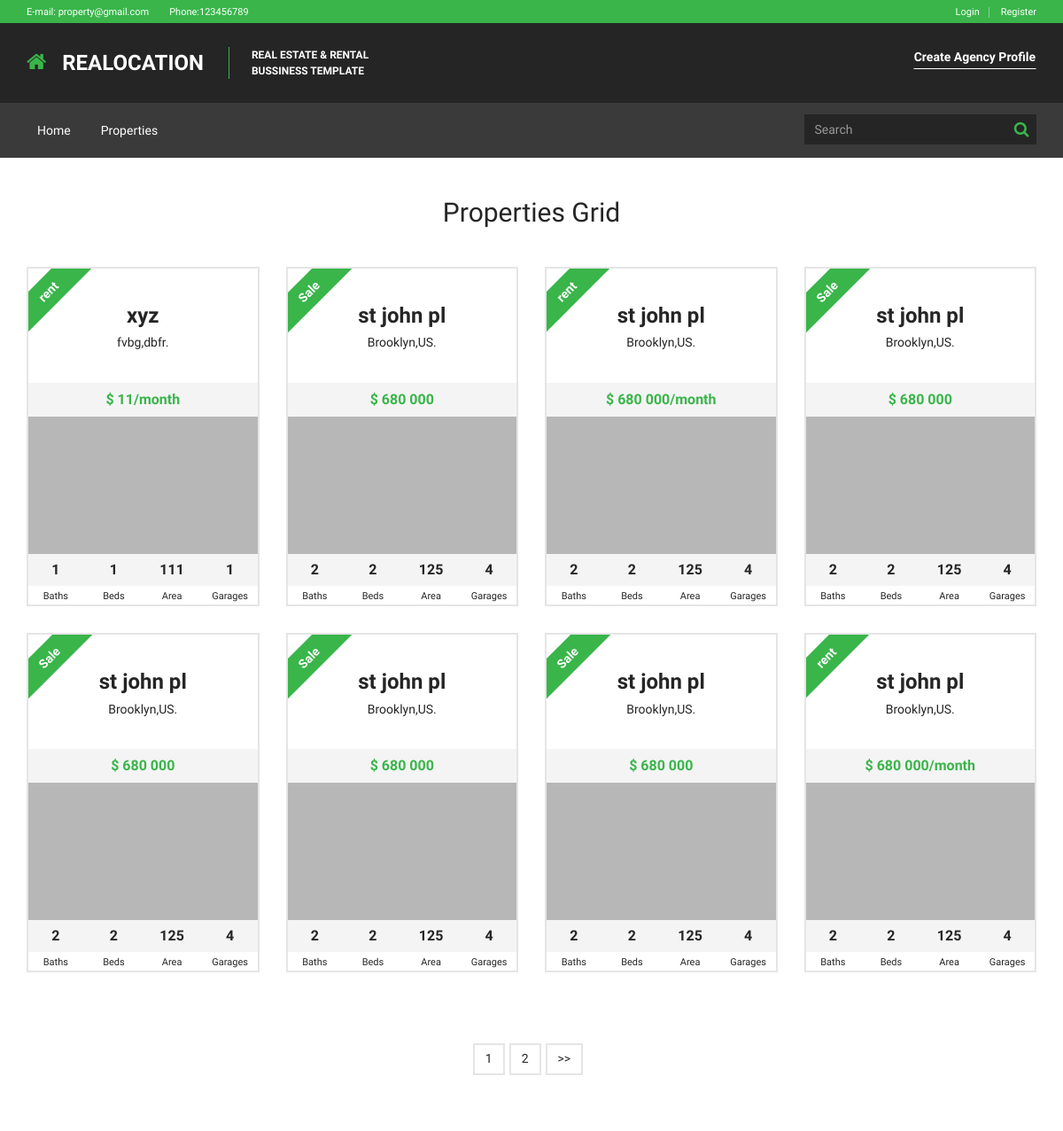
/properties/ (upper part), run on an earlier commit of the app's database.
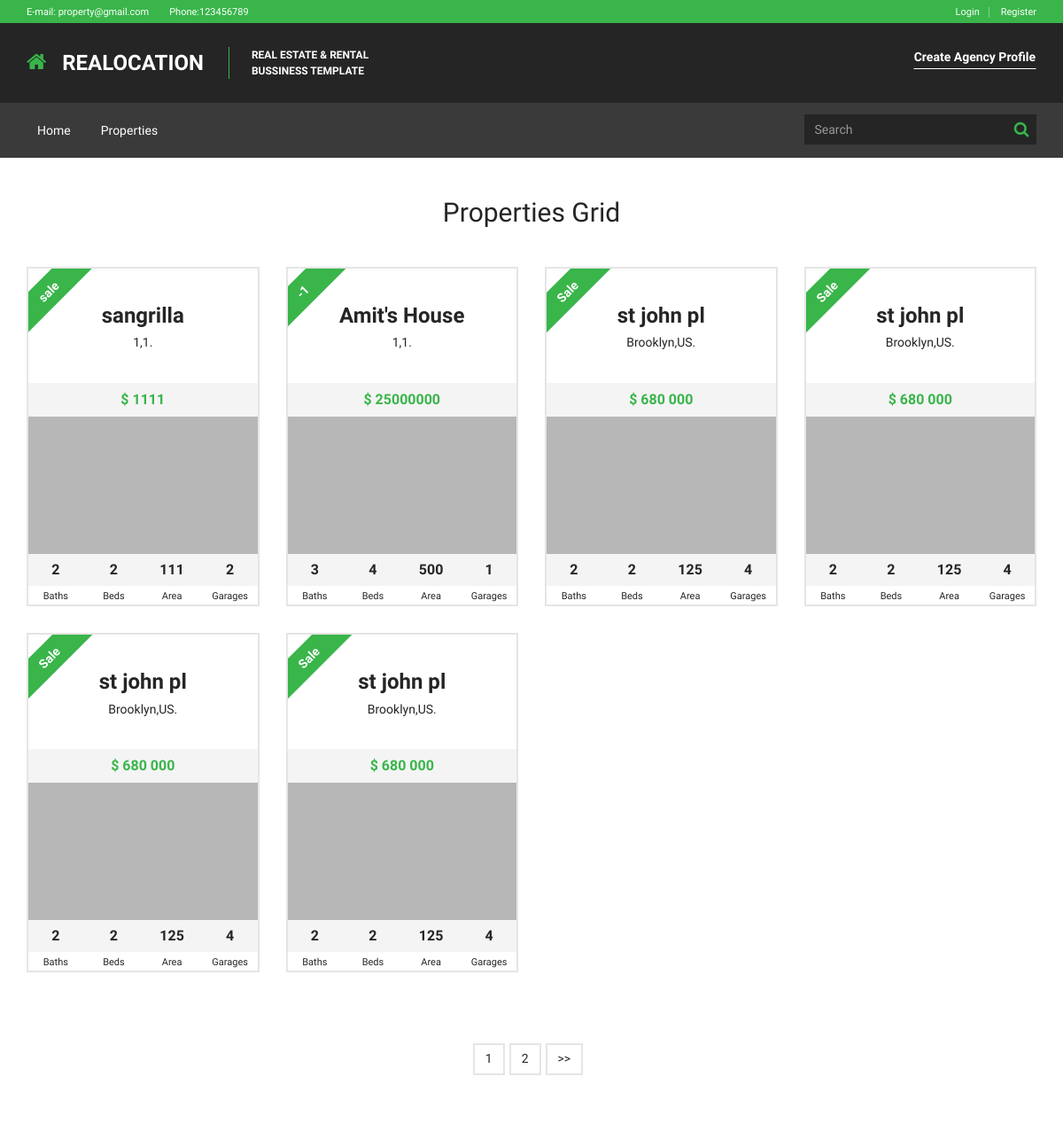
And on a later commit of the database.
### tables this page shows
CREATE TABLE IF NOT EXISTS `properties` (
  `id` int(11) NOT NULL AUTO_INCREMENT,
  `title` varchar(255) NOT NULL,
  `thumbnail` varchar(255) NOT NULL,
  `description` text NOT NULL,
  `prize` varchar(255) NOT NULL,
  `area` varchar(255) NOT NULL,
  `bath` int(11) NOT NULL DEFAULT '0',
  `beds` int(11) NOT NULL DEFAULT '0',
  `garages` int(11) NOT NULL DEFAULT '0',
  `facebook_url` varchar(255) NOT NULL,
  `twitter_url` varchar(255) NOT NULL,
  `linked_in_url` varchar(255) NOT NULL,
  `vimeo-square_url` varchar(255) NOT NULL,
  `you_tube_url` varchar(255) NOT NULL,
  `address` varchar(255) NOT NULL,
  `city` varchar(255) NOT NULL,
  `state` varchar(255) NOT NULL,
  `country` varchar(255) NOT NULL,
  `status` varchar(255) NOT NULL,
  `pro_type_id` int(11) NOT NULL,
  `created_on` timestamp NOT NULL DEFAULT CURRENT_TIMESTAMP,
  `is_delete` int(11) NOT NULL DEFAULT '0',
  PRIMARY KEY (`id`),
  KEY `pro_id` (`pro_type_id`)
);

### application/controllers/properties.php (called while the page is built, shortened)
<?php
class Properties extends MY_Controller
{
	public function __construct()
	{
		$this->load->model('properties_model');
		$this->load->model('aminities_model');
		$this->load->model('agent_model');
		$this->load->model('agencies_model');
		$this->load->helper(array('form', 'url'));
	}
	public function index($start=0)
	{
		$config = $this->config1();
		$config["base_url"] = base_url() . "properties/index";
		if($this->session->userdata('user')['role'] == '1')
		{
			$properties = $this->agencies_model->get_properties($this->session->userdata('user')['record_id']);
			$data['properties'] = array();
			foreach ($properties as $key =>$value)
			{
				$property = $this->properties_model->get_by_id($value['pro_id']);
				array_push($data['properties'], $property);
			}
			$config["total_rows"] = count($data['properties']);
			$config["per_page"] = 8;
			$this->pagination->initialize($config);
			$data['links'] = $this->pagination->create_links();
			$data['content'] = $this->load->view('properties/list',$data , TRUE);
		}
		else
		{
			$data['properties'] = $this->properties_model->get_data('',$start, 8);
			$config["total_rows"] = $this->properties_model->total_row_count();
			$config["per_page"] = 8;
			$this->pagination->initialize($config);
			$data['links'] = $this->pagination->create_links();
			$data['content'] = $this->load->view('properties/index', $data, TRUE);
		}
		$this->load->view('layout/default', $data);
	}
}
?>

### index.php (called while the page is built, shortened)
<?php
require_once BASEPATH.'core/CodeIgniter.php';

### application/models/properties_model.php (called while the page is built, shortened)
<?php
 class Properties_model extends MY_Model
 {
 	public function __construct()
 	{
 		$this->table_name = 'properties';
 	}
 	public function get_data($where='', $limit='',$offset='')
 	{
 		$data = parent::get_data($where,$limit,$offset);
 		return $data;
 	}
 }
 ?>

### application/core/My_Model.php (called while the page is built, shortened)
<?php
class My_Model extends CI_Model
{
	protected $table_name='';
	public function get_by_id($id)
	{
		$this->db->where('id',$id);
		return $this->db->get($this->table_name)->row_array();
	}
	public function get_data($where = '', $limit = '', $offset='')
	{
		$this->db->order_by("created_on", "desc");
		$this->db->where('is_delete', 0);
		if($limit!=''or $offset!='')
		{
				$this->db->limit($offset, $limit);
		}
		return $this->db->get($this->table_name)->result_array();
	}
}
?>

### application/views/properties/index.php (the view, shortened to what the changed rows need)
<div id="main-wrapper">
        <div id="main">
            <div id="main-inner">
                <div class="container">
                    <div class="block-content block-content-small-padding">
                        <div class="block-content-inner">
                            <div class="row">
                                <div class="col-sm-12">
                                    <h2 class="center">Properties Grid</h2>
                                      <div class="row">
<?php
foreach ($properties as $row)
{
?>
                                        <div class="property-item property-featured col-sm-6 col-md-3">
                                            <div class="property-box">
                                                <div class="property-box-inner">
                                                    <h3 class="property-box-title"><a href="<?php echo base_url('properties/').$row['id']; ?>" ><?php echo $row['title']; ?></a></h3>
                                                    <h4 class="property-box-subtitle"><a href="#"><?php echo $row['city'].",".$row['country']."."; ?></a></h4>
                                                    <div class="property-box-label property-box-label-primary"><?php echo $row['status']; ?></div>
                                                    <div class="property-box-picture">
                                                        <div class="property-box-price">$ <?php echo $row['prize']; if($row['status']=='rent'){ echo '/month';} ?></div>
                                                        <div class="property-box-picture-inner">
                                                            <a href="#" class="property-box-picture-target">
                                                                <img src="<?php echo base_url(); ?>assets/img/tmp/properties/medium/5.jpg" alt="">
                                                            </a>
                                                        </div>
                                                    </div>
                                                    <div class="property-box-meta">
                                                        <div class="property-box-meta-item col-sm-3">
                                                            <strong><?php echo $row['bath']; ?></strong>
                                                            <span>Baths</span>
                                                        </div>
                                                        <div class="property-box-meta-item col-sm-3">
                                                            <strong><?php echo $row['beds']; ?></strong>
                                                            <span>Beds</span>
                                                        </div>
                                                        <div class="property-box-meta-item col-sm-3">
                                                            <strong><?php echo $row['area']; ?></strong>
                                                            <span>Area</span>
                                                        </div>
                                                        <div class="property-box-meta-item col-sm-3">
                                                            <strong><?php echo $row['garages']; ?></strong>
                                                            <span>Garages</span>
                                                        </div>
                                                    </div>
                                                </div>
                                            </div>
                                        </div>
<?php
}
?>
                                    </div>
                                </div>
                            </div>
                        </div>
                    </div>
                </div>
            </div>
        </div>
    </div>

What changed in the data, as far as the page shows it:
removed properties: title "xyz", city "fvbg", country "dbfr", status "rent", prize "11", shows "/month", bath "1", beds "1", area "111", garages "1"
no longer on this page (row edited): properties: title "st john pl", city "Brooklyn", country "US", status "rent", prize "680 000", shows "/month", bath "2", beds "2", area "125", garages "4"
removed properties: title "st john pl", city "Brooklyn", country "US", status "Sale", prize "680 000", bath "2", beds "2", area "125", garages "4"
no longer on this page (row edited): properties: title "st john pl", city "Brooklyn", country "US", status "rent", prize "680 000", shows "/month", bath "2", beds "2", area "125", garages "4"
added properties: title "sangrilla", city "1", country "1", status "sale", prize "1111", bath "2", beds "2", area "111", garages "2"
added properties: title "Amit's House", city "1", country "1", status "-1", prize "25000000", bath "3", beds "4", area "500", garages "1"
